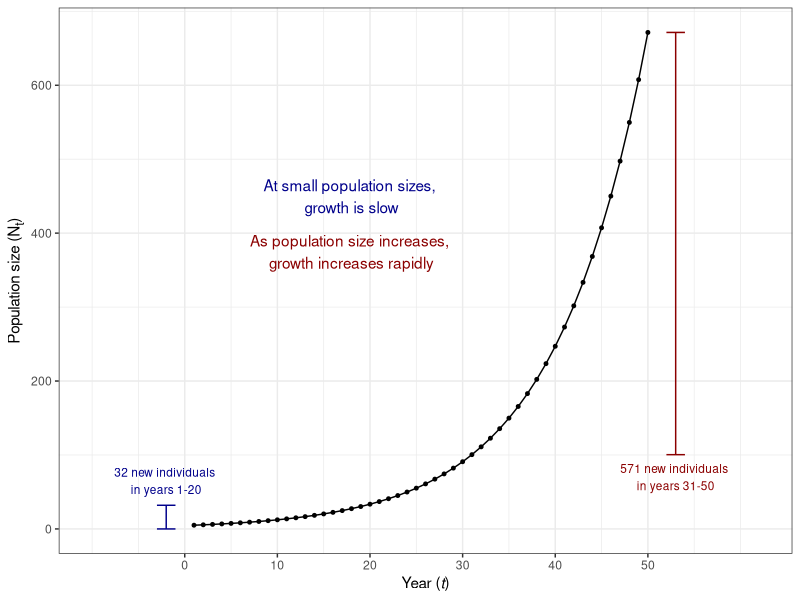

Here is the R script that generated this plot:
## ---- chunk 1
library(tidyverse)
library(ggtext)

pop <- numeric(length = 50)
pop[1] <- 5

for(i in 2:50){
  pop[i] <- pop[i-1]*(2.71828^0.1)
}

example_tbl <- tibble(index = 1:50, pop1 = pop)

example_tbl %>% 
  ggplot(aes(x = index, y = pop1)) +
  geom_line() +
  geom_point(size = 1) +
  labs(x = "Year (*t*)", y = expression("Population size (N<sub>t</sub>)")) +
  theme_bw() +
  theme(axis.title.x = element_markdown(),
        axis.title.y = element_markdown()) +
  scale_x_continuous(limits = c(-10, 62), breaks = c(0, 10, 20, 30, 40, 50)) +
  annotate("text", label = "At small population sizes, \ngrowth is slow", x = 18, y = 450, color = "darkblue") +
  annotate("text", label = "As population size increases, \ngrowth increases rapidly", x = 18, y = 375, color = "darkred") + 
  annotate("text", label = "32 new individuals \nin years 1-20", x = -2, y = 65, size = 3, color = "darkblue") +
  annotate("text", label = "571 new individuals \nin years 31-50", x = 53, y = 70, size = 3, color = "darkred") +
  annotate("errorbar", x = -2, ymin = 0, ymax = 31.94523, width = 2, color = "darkblue") +
  annotate("errorbar", x = 53, ymin = 100.427482, ymax = 671.446685, width = 2, color = "darkred")
